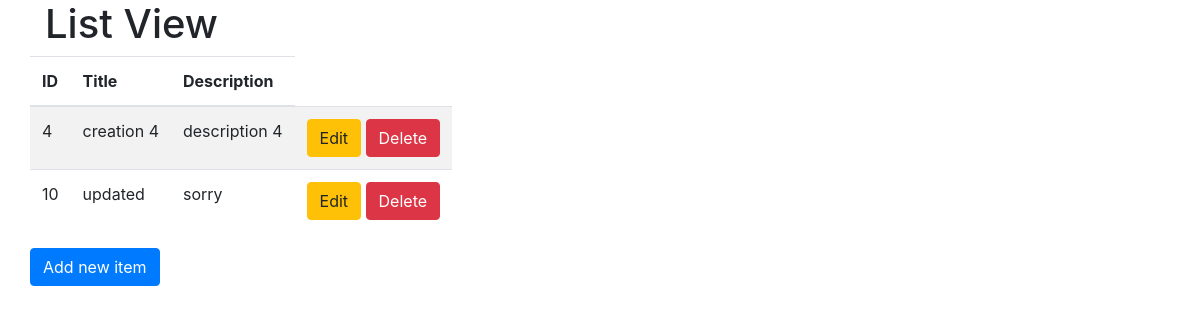
Before: / with the older database file.
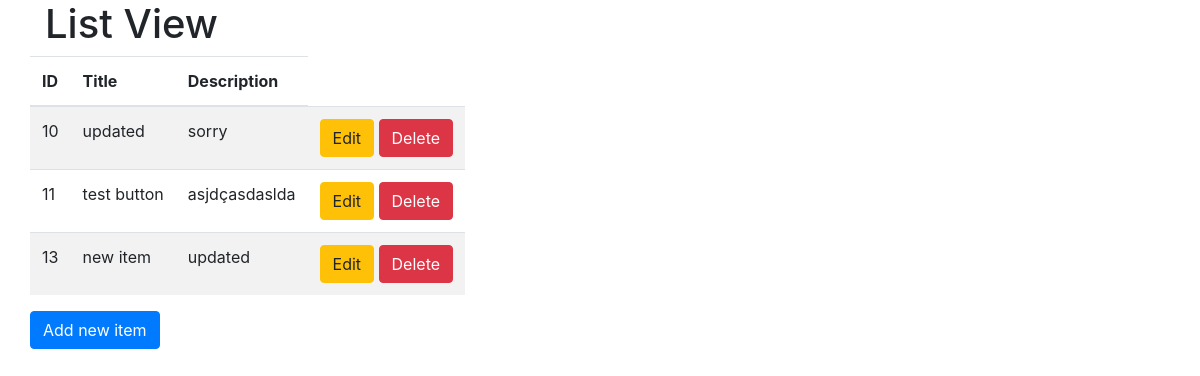
After: the same page with the newer database file.
### core/models.py (models this page shows, shortened)
class GeeksModel(models.Model):
    title = models.CharField(max_length=100)
    description = models.TextField()

### core/views.py (the view)
# urls.py: path('', IndexView.as_view(), name='index'),
class IndexView(ListView):
    model = GeeksModel
    template_name = 'index.html'
    queryset = GeeksModel.objects.all()
    context_object_name = 'dataset'

### core/templates/index.html
{% extends 'base.html' %}
{% block content %}
<h1>List View</h1>
    <div class="row">
            <div class="main">
                <table class="table table-striped">
                    <thead>
                        <tr>
                            <th scope="col">ID</th>
                            <th scope="col">Title</th>
                            <th scope="col">Description</th>
                        </tr>
                    </thead>
                    <tbody>
                        {% for data in dataset %}
                        <tr>
                            <td>{{ data.id }}</td>
                            <td>{{ data.title }}</td>
                            <td>{{ data.description }}</td>
                            <td>
                            <a class="btn btn-warning" href="{% url 'update' data.pk %}">Edit</a>
                            <a class="btn btn-danger" href="{% url 'delete' data.pk %}">Delete</a>
                            </td>
                        </tr>
                        {% endfor %}
                    </tbody>
                </table>
                <a class="btn btn-primary" href="{% url 'create' %}">Add new item</a>
            </div>
    </div>
{% endblock %}

Changed rows visible on the page:
removed GeeksModel: id "4", title "creation 4", description "description 4"
added GeeksModel: id "11", title "test button", description "asjdçasdaslda"
added GeeksModel: id "13", title "new item", description "updated"
